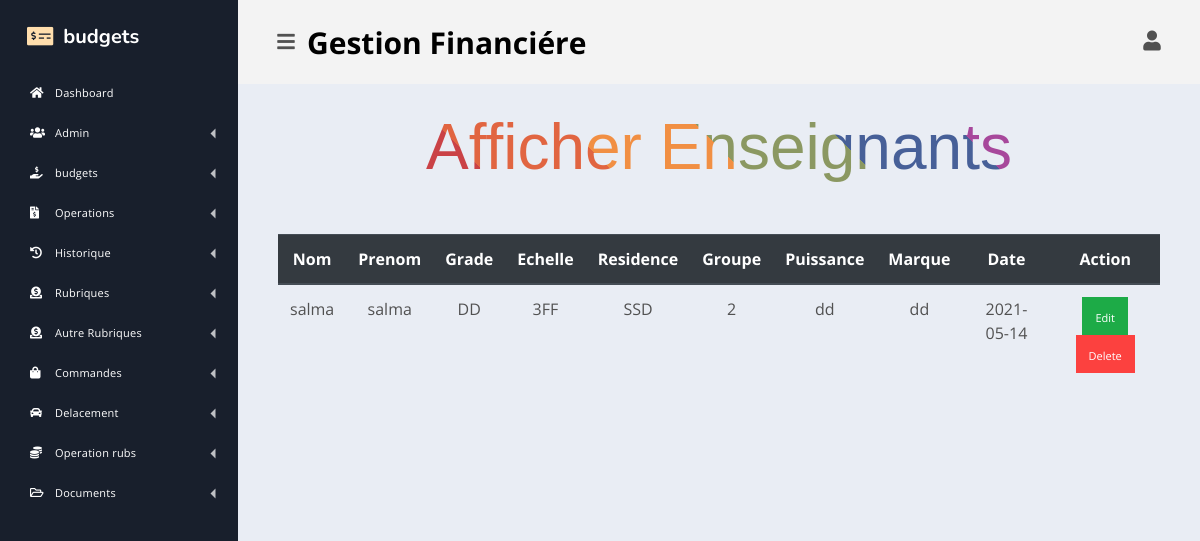
Page /admin/showEns.php (signed in) on the committed database.
### tables this page shows
CREATE TABLE `enseignant` (
  `id_Ens` int(11) NOT NULL,
  `Nom` varchar(50) NOT NULL,
  `Prenom` varchar(60) NOT NULL,
  `Grade` varchar(30) NOT NULL,
  `Echelle` varchar(255) NOT NULL,
  `Puissance` varchar(255) NOT NULL,
  `Marque` varchar(255) NOT NULL,
  `Residence` varchar(255) NOT NULL,
  `Groupe` int(11) NOT NULL,
  `Date` date NOT NULL
);

### config/dbconfig.php (called while the page is built, shortened)
<?php
    class dbconfig
    {
        public function db_connect(){
        $servername = "localhost";
        $username = "root";
        $password = "";
     try {
       $this->connection = new PDO("mysql:host=$servername;dbname=pfe", $username, $password);
         } catch(PDOException $e) {
  echo "Connection failed: " . $e->getMessage();
               }
        }
    }
?>

### config/Enseignant.php (called while the page is built, shortened)
<?php
 require_once('dbconfig.php');
$db = new dbconfig();
class Enseignant{
function displayEnseignant(){
    global $db;
$stmt = $db->connection->prepare("SELECT * FROM `enseignant` ORDER BY `id_Ens` DESC");
$stmt->execute();
return $stmt->fetchAll();
 }
}

### admin/showEns.php (the view, shortened to what this page needs)
<?php
require_once('../config/Enseignant.php');
$displayEns = new Enseignant();
$data =$displayEns ->displayEnseignant();
?>
<!doctype html>
<html lang="en">
<?php
require_once('../includes/header.php');
 ?>
            <main class="dash-content">
                <div class="container-fluid">
<h3 class="text-center mb-5 bien">Afficher Enseignants</h3>
<table class="table text-center">
  <thead class="thead-dark">
      <th scope="col">Nom</th>
      <th scope="col">Prenom</th>
      <th scope="col">Grade</th>
      <th scope="col">Echelle</th>
      <th scope="col">Residence</th>
      <th scope="col">Groupe</th>
      <th scope="col">Puissance</th>
      <th scope="col">Marque</th>
      <th scope="col">Date</th>
      <th scope="col">Action</th>
  </thead>
  <tbody>
<?php if( $data){
 foreach($data as $row){ ?>
    <tr>
      <td><?php echo $row['Nom']  ?></td>
      <td><?php echo $row['Prenom']  ?></td>
      <td><?php echo $row['Grade']  ?></td>
      <td><?php echo $row['Echelle']  ?></td>
      <td><?php echo $row['Residence']  ?></td>
      <td><?php echo $row['Groupe']  ?></td>
      <td><?php echo $row['Puissance']  ?></td>
      <td><?php echo $row['Marque']  ?></td>
      <td><?php echo $row['Date']  ?></td>
      <td>
      <button class="btn btn-success  mx-auto"><a href="editEns.php?id_Ens=<?php echo $row['id_Ens'] ?>">Edit</a></button>
      <button class="btn btn-danger mx-auto"><a href="delete.php?id_Ens=<?php echo $row['id_Ens'] ?>">Delete</a></button>
      </td>
    </tr>
    <?php
    }
  }
  ?>
  </tbody>
</table>
                </div>
            </main>
        </div>
    </div>
</body>
</html>

### styles/css/style.css (style rules this page uses)
* { box-sizing: border-box; margin:0; padding: 0; }
::placeholder { color: #BDBDBD; opacity: 1; font-weight: 300 }
a { color: inherit; cursor: pointer; font-size: 11px }
.table a { color: white ; text-decoration: none; }
.bien { background-color: #CA4246; background-image: linear-gradient( 45deg, #CA4246 16.666%, #E16541 16.666%, #E16541 33.333%, #F18F43 33.333%, #F18F43 50%, #8B9862 50%, #8B9862 66.666%, #476098 66.666%, #476098 83.333%, #A7489B 83.333%); background-size: 100%; background-repeat: repeat; -webkit-background-clip: text; -webkit-text-fill-color: transparent; animation: rainbow-text-simple-animation-rev 0.75s ease forwards; }
h3 { font-family: "Archivo Black", sans-serif; font-weight: normal; font-size: 4em; text-align: center; margin-bottom: 0; margin-bottom: -0.25em; display: block; margin-left: auto; margin-right: auto; cursor: pointer; width: 700px; }

### rows in the picture
enseignant: Nom "salma", Prenom "salma", Grade "DD", Echelle "3FF", Residence "SSD", Groupe "2", Puissance "dd", Marque "dd", Date "2021-05-14"
